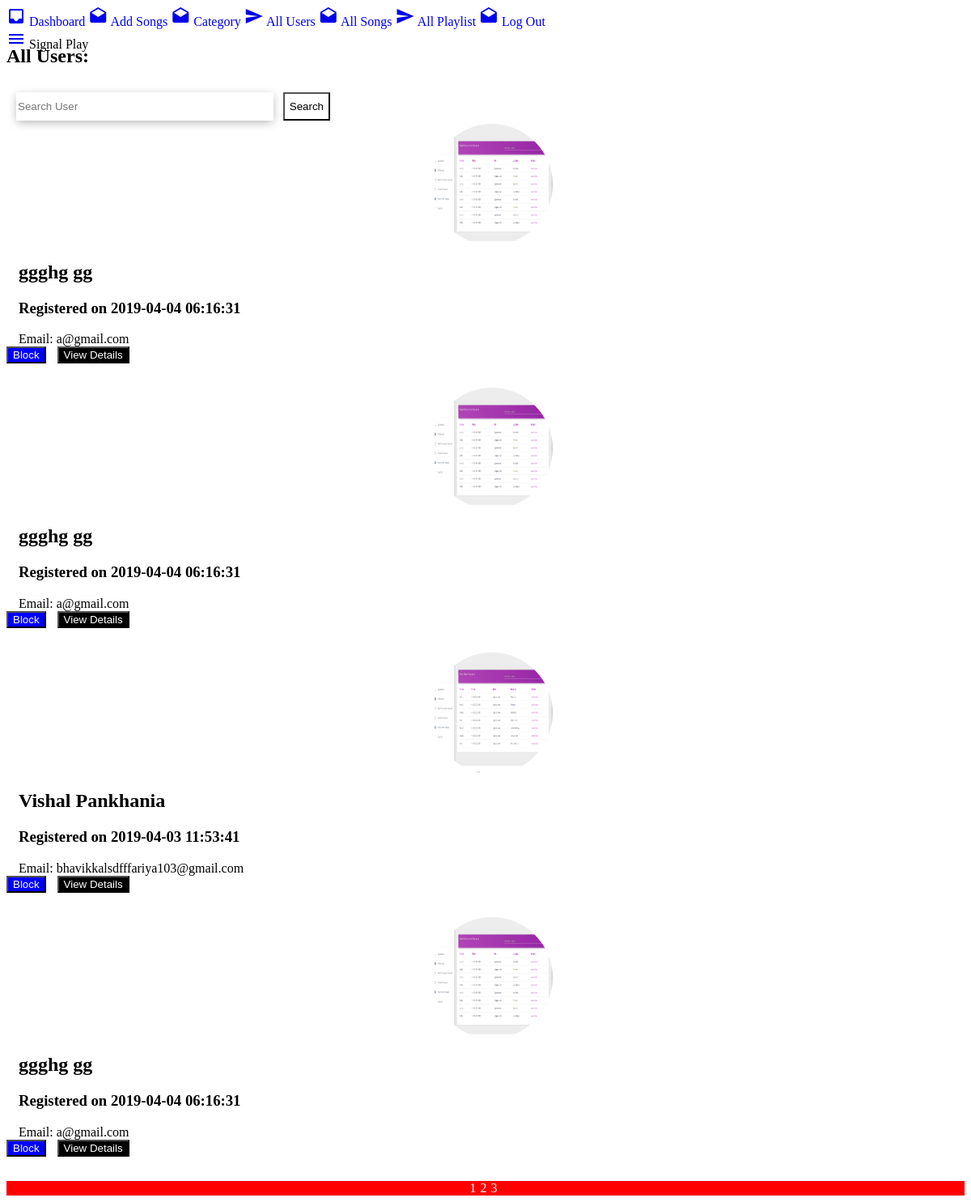
Before: /admin/allUsers.php (signed in) with the older database file.
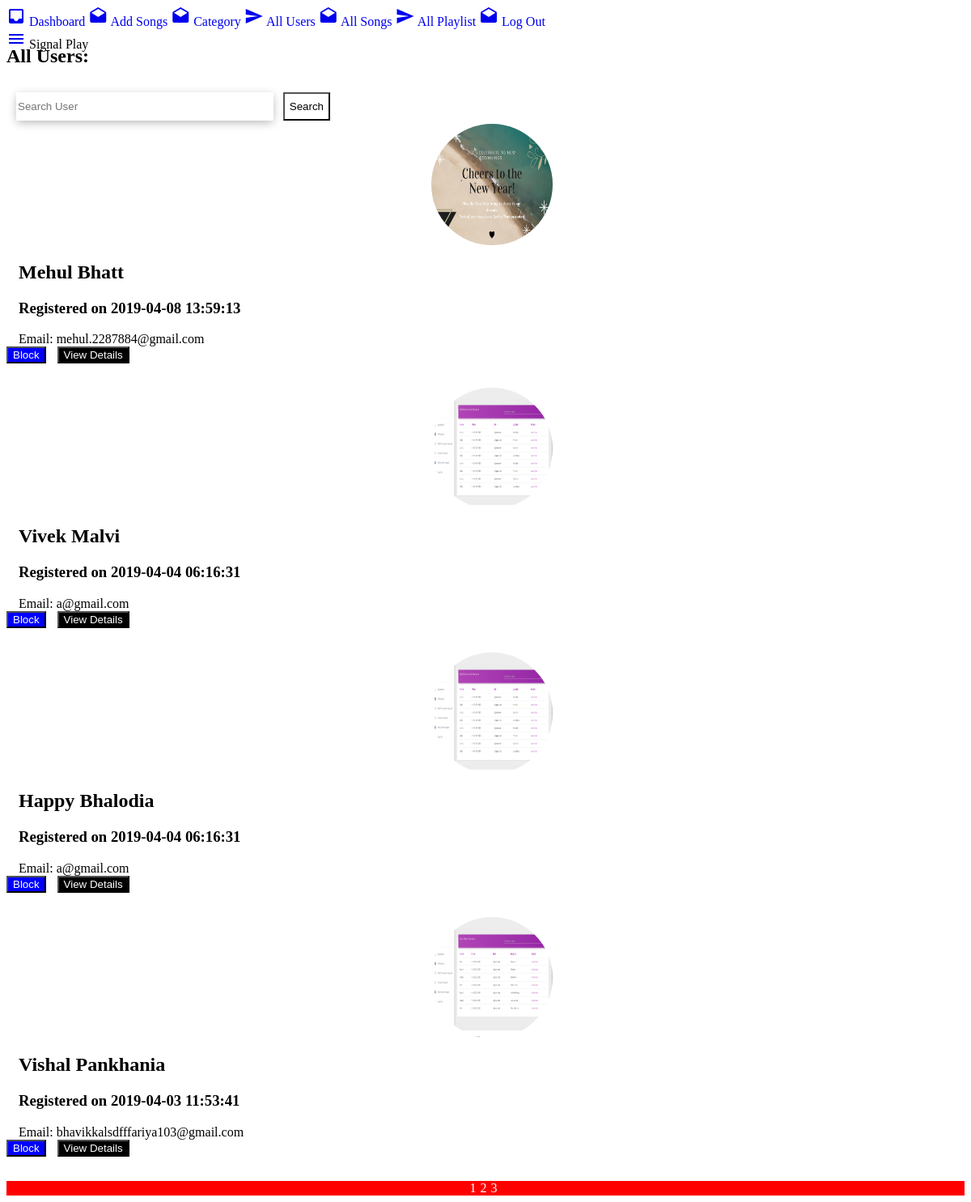
After: the same page with the newer database file.
### tables this page shows
CREATE TABLE `users` (
  `uId` int(3) NOT NULL,
  `uFirstName` varchar(256) NOT NULL,
  `uLastName` varchar(256) NOT NULL,
  `uDisplayName` varchar(256) NOT NULL,
  `isBlocked` tinyint(1) NOT NULL DEFAULT '0',
  `uEmail` varchar(256) NOT NULL,
  `uPassword` varchar(256) NOT NULL,
  `uProfilePic` text NOT NULL,
  `role` varchar(256) NOT NULL DEFAULT 'user',
  `uDateOfReg` timestamp NOT NULL DEFAULT CURRENT_TIMESTAMP,
  `token` varchar(256) NOT NULL,
  `tokenValid` int(11) NOT NULL DEFAULT '1'
);

### admin/allUsers.php (the view, shortened to what this page needs)
<!DOCTYPE html>
<html>
<head>
	<link rel="stylesheet" type="text/css" href="https://unpkg.com/material-components-web@latest/dist/material-components-web.min.css">
	<link rel="stylesheet" href="./css/style.css">
	<link rel="stylesheet" type="text/css" href="../user/css/searchBox.css">
</head>
<body>
	<?php include "header.php"; ?>
	<div class="mdc-drawer-app-content">
		<?php include "navbar.php";  ?>
		<main class="main-content" id="main-content">
			<div class="mdc-top-app-bar--fixed-adjust">
				<div class="mdc-layout-grid">
					<div class="mdc-layout-grid__inner">
						<div class="mdc-layout-grid__cell--span-3">
							<h2>All Users:</h2>
						</div>
					</div>
				</div>
				<div class="mdc-layout-grid userGrid">
					<div class="mdc-layout-grid__inner">
						<?php
						include "db.php";
						$p =4;
						$coun=mysqli_query($con,"select count(*) as cou from users");
						$coun_row=mysqli_fetch_array($coun);
						$tot=$coun_row['cou'];
						$page=ceil($tot/$p);
						if(isset($_GET['k']))
						{
							$page_coun=$_GET['k'];
						}
						else
						{
							$page_coun=1;
						}
						$k=($page_coun-1)*$p;
						$query = "SELECT * FROM users ORDER BY uId DESC  LIMIT $k,$p";
						$select_users= mysqli_query($con,$query) or die(mysql_error($con));
						while($row = mysqli_fetch_assoc($select_users)){
							$uId = $row['uId'];
							$uFirstName = $row['uFirstName'];
							$uLastName = $row['uLastName'];
							$uEmail = $row['uEmail'];
							$uProfilePic = $row['uProfilePic'];
							$uDateOfReg = $row['uDateOfReg'];
							$isBlocked = $row['isBlocked'];
							?>
							<div class="mdc-layout-grid__cell--span-3">
								<div class="mdc-card demo-card" style="margin-bottom: 30px!important">
									<div class="mdc-card__primary-action demo-card__primary-action contentCard" tabindex="0" >
										<div class="mdc-card__media mdc-card__media--8-3 demo-card__media userProfilePic">
											<img src="../user/<?php echo $uProfilePic; ?>" width="150px" height="150px">
										</div>
										<div class="demo-card__primary">
											<h2 class="demo-card__title mdc-typography mdc-typography--headline6"><?php echo $uFirstName . " " . $uLastName ;?></h2>
											<h3 class="demo-card__subtitle mdc-typography mdc-typography--subtitle2">Registered on <?php echo date($uDateOfReg); ?></h3>
										</div>
										<div class="demo-card__secondary mdc-typography mdc-typography--body2">
											Email: <?php echo $uEmail; ?>
										</div>
									</div>
									<div class="mdc-card__actions">
										<div class="mdc-card__action-buttons actionBlock">
											<?php
											if($isBlocked == 1){
												echo "<a href='allUsers.php?change_to_unblock=$uId'><button class='mdc-button mdc-card__action mdc-card__action--button unblockButton'>Unblock</button></a>";
											}else{
												echo "<a href='allUsers.php?change_to_block=$uId'><button class='mdc-button mdc-card__action mdc-card__action--button blockButton'>Block</button></a>";
											}
											?>
											<?php
											echo "<a href='viewDetailUser.php?viewDetails=$uId'>";
											?>
											<button class='mdc-button mdc-card__action mdc-card__action--button blockButton' style="margin-left: 10px;background-color: black!important;">View Details</button>
											<?php
											echo "</a>";
											?>
										</div>
									</div>
								</div>
							</div>
							<?php
						}
						?>
					</div>
				</div>
				<center style="background-color: red;">
					<?php
					for($i=1;$i<=$page;$i++)
					{
						echo '<a href="allUsers.php?k='.$i.'" style="margin-right:5px;color:white">'.$i.'</a>';
					}
					?>
				</center>
			</div>
		</main>
	</div>
</body>
</html>

### admin/header.php
<aside class="mdc-drawer mdc-drawer--modal">
	<div class="mdc-drawer__content">
		<nav class="mdc-list">
			<a class="mdc-list-item mdc-list-item--activated" href="dashboard.php" aria-selected="true">
				<i class="material-icons mdc-list-item__graphic" aria-hidden="true">inbox</i>
				<span class="mdc-list-item__text">Dashboard</span>
			</a>
			<a class="mdc-list-item" href="addSong.php">
				<i class="material-icons mdc-list-item__graphic" aria-hidden="true">drafts</i>
				<span class="mdc-list-item__text">Add Songs</span>
			</a>
			<a class="mdc-list-item" href="category.php">
				<i class="material-icons mdc-list-item__graphic" aria-hidden="true">drafts</i>
				<span class="mdc-list-item__text">Category</span>
			</a>
			<a class="mdc-list-item" href="allUsers.php">
				<i class="material-icons mdc-list-item__graphic" aria-hidden="true">send</i>
				<span class="mdc-list-item__text">All Users</span>
			</a>
			<a class="mdc-list-item" href="allSongs.php">
				<i class="material-icons mdc-list-item__graphic" aria-hidden="true">drafts</i>
				<span class="mdc-list-item__text">All Songs</span>
			</a>
			<a class="mdc-list-item" href="allPlaylist.php">
				<i class="material-icons mdc-list-item__graphic" aria-hidden="true">send</i>
				<span class="mdc-list-item__text">All Playlist</span>
			</a>
			<a class="mdc-list-item" href="logout.php">
				<i class="material-icons mdc-list-item__graphic" aria-hidden="true">drafts</i>
				<span class="mdc-list-item__text">Log Out</span>
			</a>
		</nav>
	</div>
</aside>

### admin/navbar.php (shortened to what this page needs)
<header class="mdc-top-app-bar app-bar" id="app-bar">
	<div class="mdc-top-app-bar__row">
		<section class="mdc-top-app-bar__section mdc-top-app-bar__section--align-start">
			<a href="#" class="demo-menu material-icons mdc-top-app-bar__navigation-icon">menu</a>
			<span class="mdc-top-app-bar__title">Signal Play</span>
		</section>
		<section class="mdc-top-app-bar__section mdc-top-app-bar__section--align-end">
			<div class="container">
				<form action="search.php" method="GET" class="Search">
					<input class="Search-box" type="search" name="query" id="Search-box" autocomplete="off" placeholder="Search User">
					<button type="submit" name="submit" class="mdc-button mdc-button--raised searchButton">
						<span class="mdc-button__label">Search</span>
					</button>
				</form>
			</div>
		</section>
	</div>
</header>

### admin/css/style.css (style rules this page uses)
.mdc-drawer-app-content { flex: auto; overflow: auto; }
.main-content { overflow: auto; height: 100%; }
.app-bar { position: absolute; }
.userGrid { margin-top: 70px !important; }
.contentCard { padding-left: 15px; }
.blockButton { background-color: blue !important; color: #fff !important; }
.userProfilePic img { border-radius: 50%; margin-left: auto; margin-right: auto; display: block; }
a { text-decoration: none !important; }

### user/css/searchBox.css (style rules this page uses)
input[type="search"] { box-sizing: border-box; }
.container { width: 400px; margin: 50px auto; }
.Search { position: relative; display: flex; font-weight: 300; font-size: 40px; color: #555; }
.Search-box { flex: 1 0 auto; margin: 0 12px; height: 35px; border: 0; box-shadow: 0 3px 12px -1px rgba(0, 0, 0, .3); }
.searchButton { background-color: #ffffff !important; color: #000 !important; }

Changed rows visible on the page:
no longer on this page (row edited): users: uProfilePic (picture), uFirstName "ggghg", uLastName "gg", uDateOfReg "2019-04-04 06:16:31", uEmail "a@gmail.com"
added users: uProfilePic (picture), uFirstName "Mehul", uLastName "Bhatt", uDateOfReg "2019-04-08 13:59:13", uEmail "mehul.2287884@gmail.com"
changed users: uFirstName "ggghg" → "Vivek"; uLastName "gg" → "Malvi"
changed users: uFirstName "ggghg" → "Happy"; uLastName "gg" → "Bhalodia"
